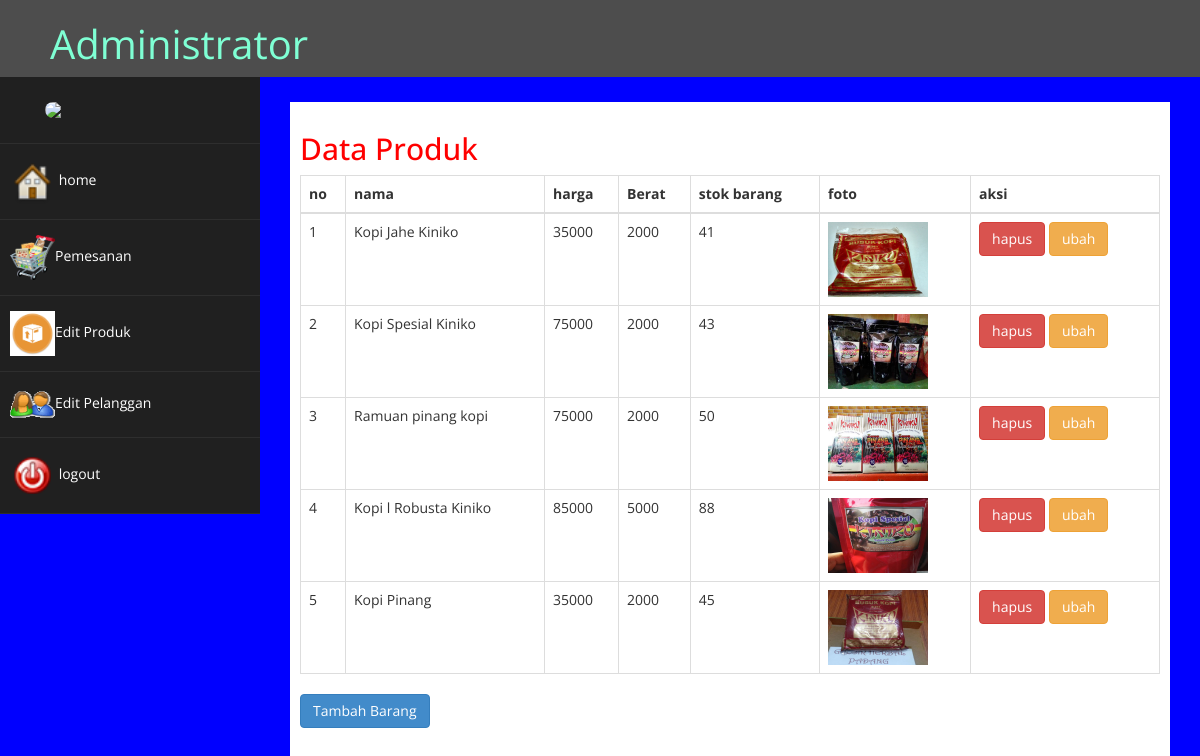
Screenshot of /admin/index.php?halaman=produk (signed in) with the database file from the repository.
### tables this page shows
CREATE TABLE `produk` (
  `id_produk` int(11) NOT NULL auto_increment,
  `nama_produk` varchar(255) NOT NULL,
  `harga_produk` int(255) NOT NULL,
  `panjang` int(255) NOT NULL,
  `foto` varchar(255) NOT NULL,
  `keterangan` text NOT NULL,
  `stok_produk` int(200) NOT NULL,
  PRIMARY KEY  (`id_produk`)
);

### admin/produk.php (the view)
<h2>Data Produk</h2>
<table class="table table-bordered">
	 <thead>
	 	<tr>
	 		<th>no</th>
	 		<th>nama</th>
	 		<th>harga</th>
	 		<th>Berat</th>
	 		<th>stok barang</th>
	 		<th>foto</th>
	 		<th>aksi</th>
	 	</tr>
	 	</thead>
	 	<tbody>
	 		<? $nomor=1; ?>
	 		<?php $ambil=$koneksi->query("SELECT * FROM produk");?>
	 		<?php while($pecah = $ambil->fetch_assoc()){?>
	 		<tr>
	 			<td><?php echo $nomor; ?></td>
	 			<td><?php echo $pecah['nama_produk']; ?></td>
	 			<td><?php echo $pecah['harga_produk']; ?></td>
	 			<td><?php echo $pecah['panjang']; ?></td>
	 			<td><?php echo $pecah['stok_produk'];?></td>
	 			<td>
	 				<img src="../foto_produk/<?php echo $pecah['foto']; ?>" width="100">
	 			</td>
	 			<td>
	 				<a href="index.php?halaman=hapusproduk&id=<?php echo $pecah['id_produk'];?>" class="btn-danger btn">hapus</a>
	 				<a href="index.php?halaman=ubahproduk&id=<?php echo $pecah['id_produk'];?>"  class="btn btn-warning">ubah</a>
	 			</td>
	 		</tr>
	 		<?php $nomor++;?>
	 		<?php } ?>
	 	</tbody>
	 </table>
<a href="index.php?halaman=tambahproduk" class="btn btn-primary">Tambah Barang</a>

### admin/assets/css/custom.css (style rules this page uses)
body { font-family: 'Open Sans', sans-serif; }
h2 { color: #f00; }

### rows the page displays
produk: nama_produk "Kopi Jahe Kiniko", harga_produk "35000", panjang "2000", stok_produk "41", foto (picture)
produk: nama_produk "Kopi Spesial Kiniko", harga_produk "75000", panjang "2000", stok_produk "43", foto (picture)
produk: nama_produk "Ramuan pinang kopi", harga_produk "75000", panjang "2000", stok_produk "50", foto (picture)
produk: nama_produk "Kopi l Robusta Kiniko", harga_produk "85000", panjang "5000", stok_produk "88", foto (picture)
produk: nama_produk "Kopi Pinang", harga_produk "35000", panjang "2000", stok_produk "45", foto (picture)
